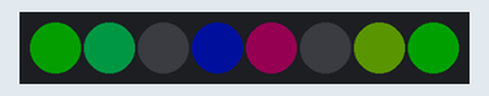
Recording of a sketch running on a simulated ESP8266 (NodeMCU). On the bench: 8 RGB LEDs in strip order, left to right. Dim RGB values are drawn brighter than linear; WiFi joins after 1.5 s; servers stay silent unless stated; what the sketch prints to the serial monitor is not drawn.

Above: at 14.7 s.
At 17.7 s:
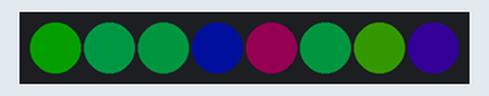
At 20.7 s:
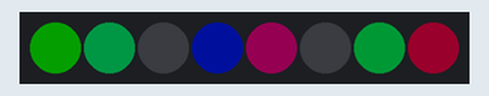
At 26.7 s:
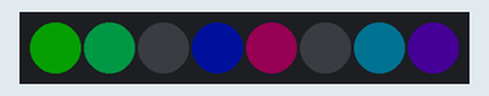
At 32.7 s:
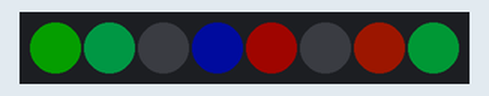
At 38.7 s:
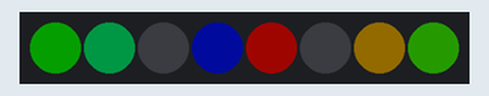
Timing chart, 0 to 40.0 s (numbered marks = the images above):
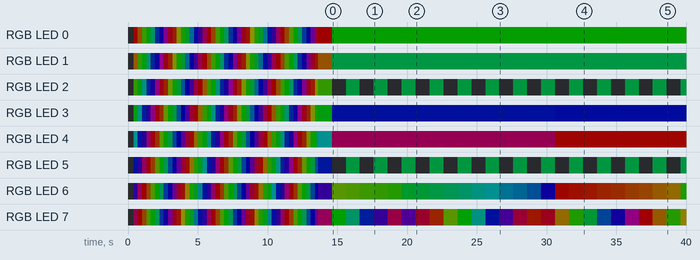

The sketch:

NTP_RGB_Clock.ino
```cpp
/*

  NTP RGB Clock v1.0

  Get the time from a Network Time Protocol (NTP) time server.
  Display on a Neopixel 8 RGB leds strip.
  This code is in the public domain.

*/

#include <ESP8266WiFi.h>
#include <WiFiUdp.h>

#include <Adafruit_NeoPixel.h>


char ssid[] = "your ssid wifi";  //  your network SSID (name)
char pass[] = "yourpassword";           // your network password
int deuxpoints = 1;         // color of two points (Hh it's h, heures)

unsigned int localPort = 2390;      // local port to listen for UDP packets

IPAddress timeServerIP; // time.nist.gov NTP server address
const char* ntpServerName = "0.fr.pool.ntp.org"; //or "time.nist.gov";

const int NTP_PACKET_SIZE = 48; // NTP time stamp is in the first 48 bytes of the message

byte packetBuffer[ NTP_PACKET_SIZE]; //buffer to hold incoming and outgoing packets

// A UDP instance to let us send and receive packets over UDP
WiFiUDP udp;

#define PIXEL_PIN   4    // Digital IO pin connected to the NeoPixels.
#define PIXEL_COUNT 8    // Juste 8 leds <HH : MM : SS>


static unsigned long lastTick = 0;
static unsigned long lastNTP = 0;

int secondes; // seconds
int minutes;  // minutes
int heures;   // hours
int r1;       // red 1
int v1;       // green 1
int b1;       // blue 1
int r2;       // red 2
int v2;       // green 2
int b2;       // blue 2
int oo = 0;   // ticks tic tac
int GMT = 2;  // GMT+2 Paris

// Parameter 1 = number of pixels in strip,  neopixel stick has 8
// Parameter 2 = pin number (most are valid)
// Parameter 3 = pixel type flags, add together as needed:
//   NEO_RGB     Pixels are wired for RGB bitstream
//   NEO_GRB     Pixels are wired for GRB bitstream, correct for neopixel stick
//   NEO_KHZ400  400 KHz bitstream (e.g. FLORA pixels)
//   NEO_KHZ800  800 KHz bitstream (e.g. High Density LED strip), correct for neopixel stick
Adafruit_NeoPixel strip = Adafruit_NeoPixel(PIXEL_COUNT, PIXEL_PIN, NEO_GRB + NEO_KHZ800);

void setup()
{
  Serial.begin(115200);
  Serial.println();
  Serial.println();
  strip.begin();
  strip.setBrightness(32); // Not too bright
  strip.show(); // Initialize all pixels to 'off'

  // We start by connecting to a WiFi network
  Serial.print("Connecting to ");
  Serial.println(ssid);
  WiFi.mode(WIFI_STA);
  WiFi.begin(ssid, pass);

  while (WiFi.status() != WL_CONNECTED) {
    delay(400);
    rainbowCycle (10);
  }

  Serial.println("WiFi connected");
  Serial.println("IP address: ");
  Serial.println(WiFi.localIP());

  Serial.println("Starting UDP");
  udp.begin(localPort);
  Serial.print("Local port: ");
  Serial.println(udp.localPort());


  WiFi.hostByName(ntpServerName, timeServerIP);
  sendNTPpacket(timeServerIP); // send an NTP packet to a time server
  delay(1000);

  int cb = udp.parsePacket();
  if (cb) {
    udp.read(packetBuffer, NTP_PACKET_SIZE); // read the packet into the buffer
    unsigned long highWord = word(packetBuffer[40], packetBuffer[41]);
    unsigned long lowWord = word(packetBuffer[42], packetBuffer[43]);
    unsigned long secsSince1900 = highWord << 16 | lowWord;
    const unsigned long seventyYears = 2208988800UL;
    unsigned long epoch = secsSince1900 - seventyYears;

    heures = ((epoch  % 86400L) / 3600) + GMT;
    minutes = ((epoch % 3600) / 60);
    secondes = epoch % 60;
  }


}

void loop()
{

  if (millis() - lastNTP >= 60000) { // query each minute

    lastNTP = millis();

    WiFi.hostByName(ntpServerName, timeServerIP);
    sendNTPpacket(timeServerIP); // send an NTP packet to a time server
    // wait to see if a reply is available
    delay(400);

    int cb = udp.parsePacket();
    if (cb) {
      udp.read(packetBuffer, NTP_PACKET_SIZE); // read the packet into the buffer

      unsigned long highWord = word(packetBuffer[40], packetBuffer[41]);
      unsigned long lowWord = word(packetBuffer[42], packetBuffer[43]);
      unsigned long secsSince1900 = highWord << 16 | lowWord;
      const unsigned long seventyYears = 2208988800UL;
      unsigned long epoch = secsSince1900 - seventyYears;
      heures = ((epoch  % 86400L) / 3600) + GMT;
      minutes = ((epoch % 3600) / 60);
      secondes = epoch % 60;
    }

  }
  if (millis() - lastTick >= 1000) {
    lastTick = millis();
    if (oo == 1) {
      oo = 0;
    }
    else
    {
      oo = 1;
    }
    secondes++;
    disp(6, secondes); // display seconds
    vide(5, oo);       // point between min and sec
    disp(3, minutes);  // display minutes
    vide(2, oo);       // point between hour and min
    disp(0, heures);   // display hours

  }

  // Time management
  if (secondes > 59) {
    secondes = 0;
    minutes++;
  }
  if (minutes > 59) {
    minutes = 0;
    heures++;
  }
  if (heures > 23) {
    heures = 0;
    minutes = 0;
  }


}

unsigned long sendNTPpacket(IPAddress& address)
{
  memset(packetBuffer, 0, NTP_PACKET_SIZE);
  packetBuffer[0] = 0b11100011;   // LI, Version, Mode
  packetBuffer[1] = 0;     // Stratum, or type of clock
  packetBuffer[2] = 6;     // Polling Interval
  packetBuffer[3] = 0xEC;  // Peer Clock Precision
  // 8 bytes of zero for Root Delay & Root Dispersion
  packetBuffer[12]  = 49;
  packetBuffer[13]  = 0x4E;
  packetBuffer[14]  = 49;
  packetBuffer[15]  = 52;

  // all NTP fields have been given values, now
  // you can send a packet requesting a timestamp:
  udp.beginPacket(address, 123); //NTP requests are to port 123
  udp.write(packetBuffer, NTP_PACKET_SIZE);
  udp.endPacket();
}


void vide(int n, int c)
{
  if (c != 1) {
    strip.setPixelColor(n, strip.getPixelColor(deuxpoints));
    strip.show();
  }
  else
  {
    strip.setPixelColor(n, 0);        //turn pixel off
    strip.show();
  }
}

void disp(int m, int n)
{
  strip.setPixelColor(m, Wheel((( (n / 10) * 256 / strip.numPixels()) + n * 4) & 255));
  strip.setPixelColor(m + 1, Wheel((( (n % 10) * 256 / strip.numPixels()) + n * 4) & 255));
  strip.show();

}

// Fill the dots one after the other with a color
void colorWipe(uint32_t c, uint8_t wait) {
  for (uint16_t i = 0; i < strip.numPixels(); i++) {
    strip.setPixelColor(i, c);
    strip.show();
    delay(wait);
  }
}

void rainbowCycle(uint8_t wait) {
  uint16_t i, j;

  for (j = 0; j < 256 * 5; j++) { // 5 cycles of all colors on wheel
    for (i = 0; i < strip.numPixels(); i++) {
      strip.setPixelColor(i, Wheel(((i * 256 / strip.numPixels()) + j) & 255));
    }
    strip.show();
    delay(wait);
  }
}

// Input a value 0 to 255 to get a color value.
// The colours are a transition r - g - b - back to r.
uint32_t Wheel(byte WheelPos) {
  WheelPos = 255 - WheelPos;
  if (WheelPos < 85) {
    return strip.Color(255 - WheelPos * 3, 0, WheelPos * 3);
  }
  if (WheelPos < 170) {
    WheelPos -= 85;
    return strip.Color(0, WheelPos * 3, 255 - WheelPos * 3);
  }
  WheelPos -= 170;
  return strip.Color(WheelPos * 3, 255 - WheelPos * 3, 0);
}
```

Measured:
- by itself, RGB LED 0: off → RGB(32, 0, 0) at 0.40 s, → RGB(21, 11, 0) 0.31 s later, → RGB(9, 23, 0) 0.31 s later, → RGB(0, 30, 1) 0.31 s later, … (45 changes in this stretch)
- by itself, RGB LED 2: off → RGB(8, 24, 0) at 0.40 s, → RGB(0, 29, 3) 0.31 s later, → RGB(0, 17, 15) 0.31 s later, → RGB(0, 6, 26) 0.31 s later, … (70 changes in this stretch)
- what the display in image 0 shows lasts 1.0 s, from 14.6 s to 15.6 s
